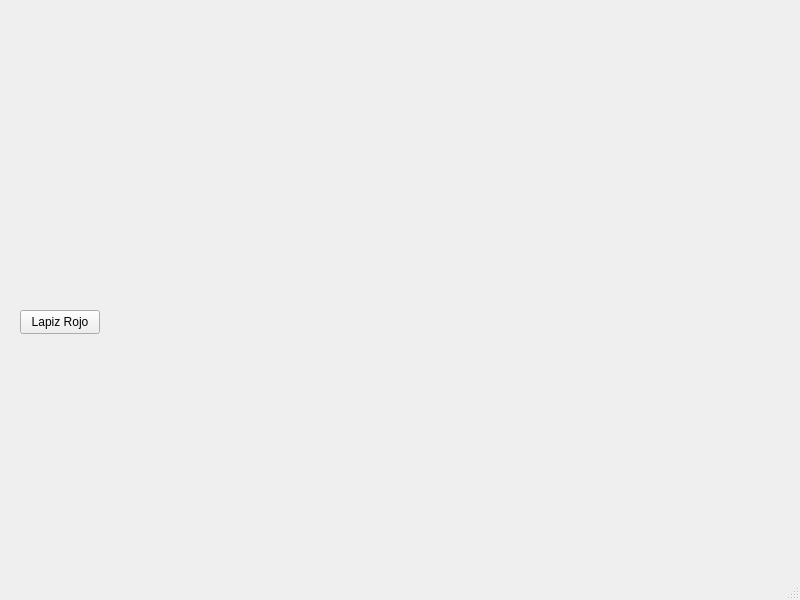
<?xml version="1.0" encoding="UTF-8"?>
<ui version="4.0">
 <class>MainWindow</class>
 <widget class="QMainWindow" name="MainWindow">
  <property name="geometry">
   <rect>
    <x>0</x>
    <y>0</y>
    <width>800</width>
    <height>600</height>
   </rect>
  </property>
  <property name="windowTitle">
   <string>MainWindow</string>
  </property>
  <widget class="QWidget" name="centralwidget">
   <widget class="QWidget" name="widget" native="true">
    <property name="geometry">
     <rect>
      <x>90</x>
      <y>0</y>
      <width>601</width>
      <height>271</height>
     </rect>
    </property>
   </widget>
   <widget class="QPushButton" name="pushButton">
    <property name="geometry">
     <rect>
      <x>20</x>
      <y>310</y>
      <width>80</width>
      <height>24</height>
     </rect>
    </property>
    <property name="text">
     <string>Lapiz Rojo</string>
    </property>
   </widget>
  </widget>
  <widget class="QMenuBar" name="menubar">
   <property name="geometry">
    <rect>
     <x>0</x>
     <y>0</y>
     <width>800</width>
     <height>21</height>
    </rect>
   </property>
  </widget>
  <widget class="QStatusBar" name="statusbar"/>
 </widget>
 <resources/>
 <connections/>
</ui>
